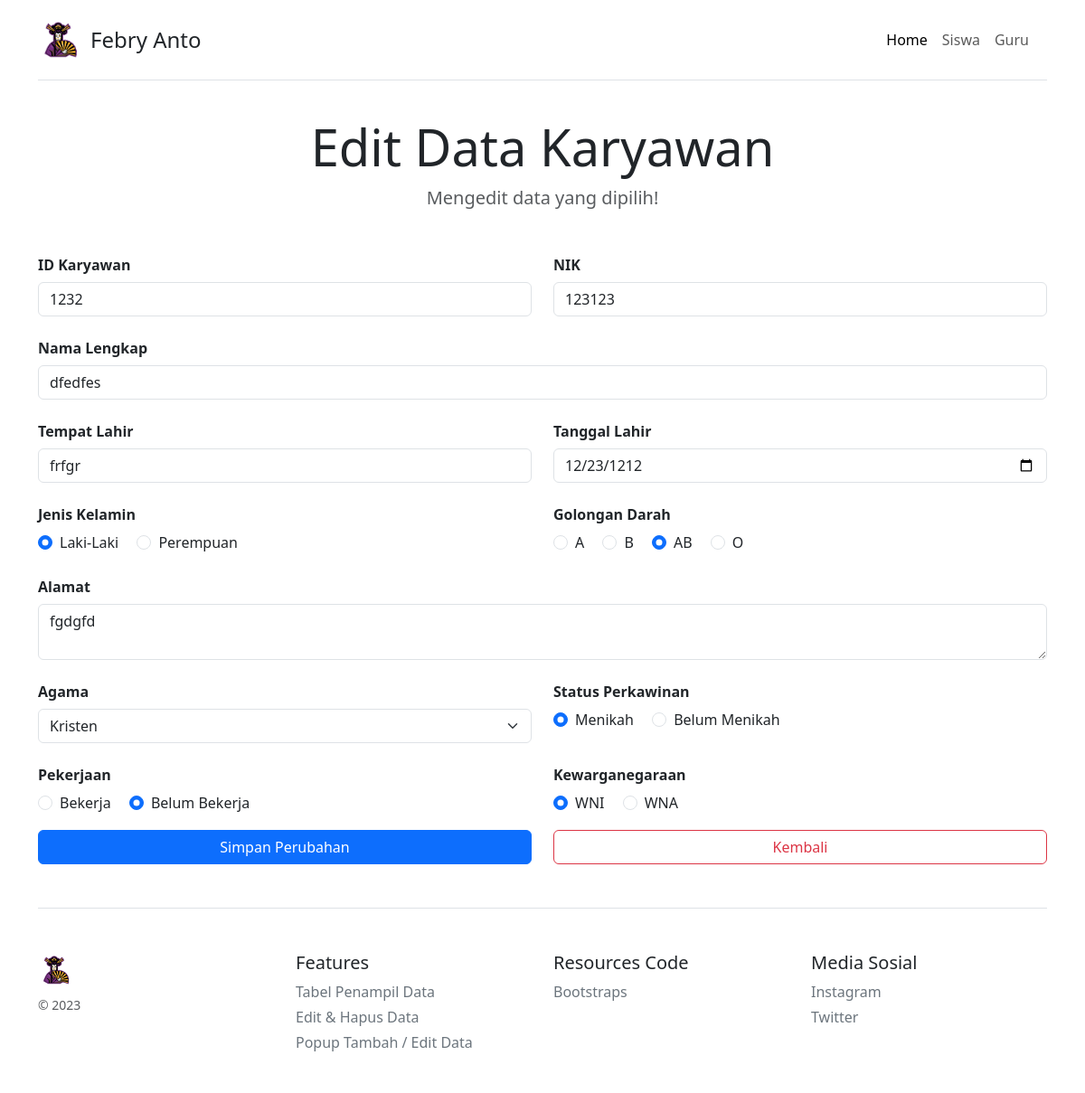
Screenshot of /dbsiswa/tb_karyawan/form_edit_karyawan.php?id_karyawan=1232 (signed in) with the database file from the repository.
### tables this page shows
CREATE TABLE `tb_karyawan` (
  `id_karyawan` varchar(7) NOT NULL,
  `nik` char(16) NOT NULL,
  `nama` varchar(30) NOT NULL,
  `tempat_lahir` varchar(20) NOT NULL,
  `tanggal_lahir` date NOT NULL,
  `jenis_kelamin` enum('L','P') NOT NULL,
  `golongan_darah` enum('A','B','AB','O') NOT NULL,
  `alamat` varchar(70) NOT NULL,
  `agama` enum('islam','kristen','buddha','hindu') NOT NULL,
  `status_perkawinan` enum('menikah','belum menikah') NOT NULL,
  `pekerjaan` enum('bekerja','belum bekerja') NOT NULL,
  `kewarganegaraan` enum('WNI','WNA') NOT NULL
);

### dbsiswa/tb_karyawan/form_edit_karyawan.php (the view, shortened to what this page needs)
<!doctype html>
<html lang="en">
<head>
  <link href="https://cdn.jsdelivr.net/npm/bootstrap@5.3.0-alpha1/dist/css/bootstrap.min.css" rel="stylesheet"
>
  <link href="/docs/5.3/dist/css/bootstrap.min.css" rel="stylesheet"
>
</head>
<body>
  <div class="container py-3">
    <header>
      <div class="d-flex flex-column flex-md-row align-items-center pb-3 mb-4 border-bottom">
        <a href="/" class="d-flex align-items-center text-dark text-decoration-none">
          <img src="static/4-removebg-preview.png" width="50" height="50" class="me-2" viewBox="0 0 118 94" role="img">
          <span class="fs-4">Febry Anto</span>
        </a>
        <nav class="d-inline-flex mt-2 mt-md-0 ms-md-auto">
          <nav class="navbar navbar-expand-lg">
            <div class="container-fluid">
              <div class="collapse navbar-collapse" id="navbarSupportedContent">
                <ul class="navbar-nav me-auto mb-2 mb-lg-0">
                  <li class="nav-item">
                    <a class="nav-link active" aria-current="page" href="index.php">Home</a>
                  </li>
                  <li class="nav-item">
                    <a class="nav-link" href="../tb_siswa/index.php">Siswa</a>
                  </li>
                  <li class="nav-item">
                    <a class="nav-link" href="../tb_guru/index.php">Guru</a>
                  </li>
                </ul>
              </div>
            </div>
          </nav>
        </nav>
      </div>
      <div class="pricing-header p-3 pb-md-4 mx-auto text-center">
        <h1 class="display-4 fw-normal">Edit Data Karyawan</h1>
        <p class="fs-5 text-muted">Mengedit data yang dipilih!</p>
      </div>
    </header>
    <?php
    include "../koneksi/koneksi.php";
    $id_karyawan = $_GET['id_karyawan'];
    $query = mysqli_query($koneksi, "SELECT * FROM tb_karyawan WHERE id_karyawan='$id_karyawan'") or die(mysqli_error());
    while ($data = mysqli_fetch_array($query)) {
      ?>
      <form action="proses_edit_karyawan.php" method="post">
        <div class="row">
          <div class="col-md-6">
              <div class="mb-3">
                <label for="disabledTextInput" class="col-form-label fw-bold" >ID Karyawan</label>
                <input type="text" id="disabledTextInput" class="form-control" name="id_karyawan"
                  value="<?php echo $data['id_karyawan'] ?>" readonly/>
              </div>
          </div>
          <div class="col-md-6 ms-auto">
            <div class="mb-3">
              <label for="recipient-name" class="col-form-label fw-bold">NIK</label>
              <input type="text" class="form-control" id="recipient-name" name="nik_karyawan"
                value="<?php echo $data['nik'] ?>" />
            </div>
          </div>
        </div>
        <div class="mb-3">
          <label for="recipient-name" class="col-form-label fw-bold">Nama Lengkap</label>
          <input type="text" class="form-control" id="recipient-name" name="nama_karyawan"
            value="<?php echo $data['nama'] ?>" />
        </div>
        <div class="row">
          <div class="col-md-6">
            <div class="mb-3">
              <label for="recipient-name" class="fw-bold col-form-label">Tempat Lahir</label>
              <input type="text" class="form-control" id="recipient-name" name="tempat_lahir_karyawan"
                value="<?php echo $data['tempat_lahir'] ?>" />
            </div>
          </div>
          <div class="col-md-6 ms-auto">
            <div class="mb-3">
              <label for="recipient-name" class="col-form-label fw-bold">Tanggal Lahir</label>
              <input type="date" class="form-control" id="recipient-name" name="tanggal_lahir_karyawan"
                value="<?php echo $data['tanggal_lahir'] ?>" />
            </div>
          </div>
        </div>
        <div class="row">
          <div class="col-md-6">
            <div class="mb-3">
              <div class="row">
                <label for="recipient-name" class="fw-bold col-form-label">Jenis Kelamin</label>
                <div class="col">
                  <div class="form-check form-check-inline">
                    <input class="form-check-input" type="radio" id="inlineRadio1"
                        name="jenis_kelamin_karyawan" value="L" <?php if ($data['jenis_kelamin'] == 'L')
                        echo 'checked' ?> />
                      <label class="form-check-label" for="inlineRadio1">Laki-Laki</label>
                    </div>
                    <div class="form-check form-check-inline">
                      <input class="form-check-input" type="radio" id="inlineRadio2"
                        name="jenis_kelamin_karyawan" value="P" <?php if ($data['jenis_kelamin'] == 'P')
                        echo 'checked' ?> />
                      <label class="form-check-label" for="inlineRadio2">Perempuan</label>
                    </div>
                  </div>
                </div>
              </div>
            </div>
            <div class="col-md-6 ms-auto">
              <div class="mb-3">
                <div class="row">
                  <label for="recipient-name" class="fw-bold col-form-label">Golongan Darah</label>
                  <div class="col">
                    <div class="form-check form-check-inline">
                      <input class="form-check-input" type="radio" id="inlineRadio1"
                       type="radio" name="golongan_darah_karyawan" value="A" <?php
                      if ($data['golongan_darah'] == 'A')
                        echo 'checked' ?> />
                      <label class="form-check-label" for="inlineRadio1">A</label>
                    </div>
                    <div class="form-check form-check-inline">
                      <input class="form-check-input" type="radio" id="inlineRadio2"
                       type="radio" name="golongan_darah_karyawan" value="B" <?php
                      if ($data['golongan_darah'] == 'B')
                        echo 'checked' ?> />
                      <label class="form-check-label" for="inlineRadio2">B</label>
                    </div>
                    <div class="form-check form-check-inline">
                      <input class="form-check-input" type="radio" id="inlineRadio2"
                       type="radio" name="golongan_darah_karyawan" value="AB" <?php
                      if ($data['golongan_darah'] == 'AB')
                        echo 'checked' ?> />
                      <label class="form-check-label" for="inlineRadio2">AB</label>
                    </div>
                    <div class="form-check form-check-inline">
                      <input class="form-check-input" type="radio" id="inlineRadio2"
                       type="radio" name="golongan_darah_karyawan" value="O" <?php
                      if ($data['golongan_darah'] == 'O')
                        echo 'checked' ?> />
                      <label class="form-check-label" for="inlineRadio2">O</label>
                    </div>
                  </div>
                </div>
              </div>
            </div>
          </div>
          <div class="mb-3">
            <label for="message-text" class="col-form-label fw-bold">Alamat</label>
            <textarea class="form-control" id="message-text" name="alamat_karyawan"><?php echo $data['alamat'] ?></textarea>
        </div>
        <div class="row">
          <div class="col-md-6">
            <div class="mb-3">
              <label for="selected" class="col-form-label fw-bold">Agama</label>
              <select name="agama_karyawan" class="form-select">
                  <option value="kristen" <?php if ($data['agama'] == 'kristen')
                  echo 'selected' ?>>Kristen</option>
                </select>
              </div>
            </div>
            <div class="col-md-6">
              <div class="mb-3">
                <div class="row">
                  <label for="recipient-name" class="fw-bold col-form-label">Status Perkawinan</label>
                  <div class="col">
                    <div class="form-check form-check-inline">
                      <input class="form-check-input" type="radio" id="inlineRadio1"
                        name="status_perkawinan" value="menikah" <?php
                if ($data['status_perkawinan'] == 'menikah')
                  echo 'checked' ?> />
                      <label class="form-check-label" for="inlineRadio1">Menikah</label>
                    </div>
                    <div class="form-check form-check-inline">
                      <input class="form-check-input" type="radio" id="inlineRadio2"
                        name="status_perkawinan" value="belum menikah" <?php
                if ($data['status_perkawinan'] == 'belum menikah')
                  echo 'checked' ?> />
                      <label class="form-check-label" for="inlineRadio2">Belum Menikah</label>
                    </div>
                  </div>
                </div>
              </div>
            </div>
          </div>
          <div class="row">
            <div class="col-md-6">
              <div class="mb-3">
                <div class="row">
                  <label for="recipient-name" class="fw-bold col-form-label">Pekerjaan</label>
                  <div class="col">
                    <div class="form-check form-check-inline">
                      <input class="form-check-input" type="radio" id="inlineRadio1"
                       name="pekerjaan" value="bekerja" <?php if ($data['pekerjaan'] == 'bekerja')
                  echo 'checked' ?> />
                      <label class="form-check-label" for="inlineRadio1">Bekerja</label>
                    </div>
                    <div class="form-check form-check-inline">
                      <input class="form-check-input" type="radio" id="inlineRadio2"
                       name="pekerjaan" value="belum bekerja" <?php if ($data['pekerjaan'] == 'belum bekerja')
                  echo 'checked' ?> />
                      <label class="form-check-label" for="inlineRadio2">Belum Bekerja</label>
                    </div>
                  </div>
                </div>
              </div>
            </div>
            <div class="col-md-6">
              <div class="mb-3">
                <div class="row">
                  <label for="recipient-name" class="fw-bold col-form-label">Kewarganegaraan</label>
                  <div class="col">
                    <div class="form-check form-check-inline">
                      <input class="form-check-input" type="radio" id="inlineRadio1"
                       name="kewarganegaraan_karyawan" value="WNI" <?php if ($data['kewarganegaraan'] == 'WNI')
                  echo 'checked' ?> />
                      <label class="form-check-label" for="inlineRadio1">WNI</label>
                    </div>
                    <div class="form-check form-check-inline">
                      <input class="form-check-input" type="radio" id="inlineRadio2"
                       name="kewarganegaraan_karyawan" value="WNA" <?php if ($data['kewarganegaraan'] == 'WNA')
                  echo 'checked' ?> />
                      <label class="form-check-label" for="inlineRadio2">WNA</label>
                    </div>
                  </div>
                </div>
              </div>
            </div>
          </div>
          <div class="row">
            <div class="col">
              <input type="submit" value="Simpan Perubahan" style="width: 100%;" class="btn btn-primary">
            </div>
            <div class="col">
              <a href="index.php" class="btn btn-outline-danger" style="width: 100%;">Kembali</a>
            </div>
          </div>
        </form>
    <?php } ?>
    <footer class="pt-4 my-md-5 pt-md-5 border-top">
      <div class="row">
        <div class="col-12 col-md">
          <img class="mb-2" src="static/4-removebg-preview.png" alt="" width="40px" height="40px">
          <small class="d-block mb-3 text-muted">© 2023</small>
        </div>
        <div class="col-6 col-md">
          <h5>Features</h5>
          <ul class="list-unstyled text-small">
            <li class="mb-1"><a class="link-secondary text-decoration-none" href="#">Tabel Penampil Data</a></li>
            <li class="mb-1"><a class="link-secondary text-decoration-none" href="#">Edit & Hapus Data</a></li>
            <li class="mb-1"><a class="link-secondary text-decoration-none" href="#">Popup Tambah / Edit Data</a></li>
          </ul>
        </div>
        <div class="col-6 col-md">
          <h5>Resources Code</h5>
          <ul class="list-unstyled text-small">
            <li class="mb-1"><a class="link-secondary text-decoration-none" href="#">Bootstraps</a></li>
          </ul>
        </div>
        <div class="col-6 col-md">
          <h5>Media Sosial</h5>
          <ul class="list-unstyled text-small">
            <li class="mb-1"><a class="link-secondary text-decoration-none" href="#">Instagram</a></li>
            <li class="mb-1"><a class="link-secondary text-decoration-none" href="#">Twitter</a></li>
          </ul>
        </div>
      </div>
    </footer>
  </div>
</body>
</html>

### rows the page displays
tb_karyawan: id_karyawan "1232", nik_karyawan "123123", nama_karyawan "dfedfes", tempat_lahir_karyawan "frfgr", tanggal_lahir_karyawan "12/23/1212", jenis_kelamin "☑ Laki-Laki", jenis_kelamin "☐ Perempuan", golongan_darah "☑", alamat_karyawan "fgdgfd", agama_karyawan "Kristen", status_perkawinan "☑", pekerjaan "☑", kewarganegaraan "☑"
